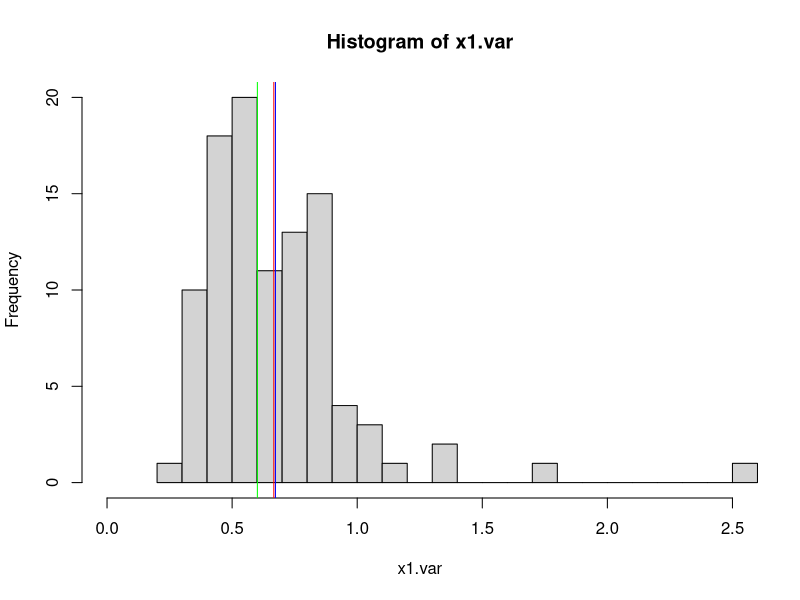

The R source for this figure:


## Effect of hierarchical levels on variance of final level


HGammaVar <- function(K, shape, mean){
  
  AdjustShape <- function(shape, K){
    shape * K + ((K - 1)/(shape+1))
  }
  
  scale <- mean / shape
  
  shape <- AdjustShape(shape, K)
  
  K <- K+1
  
  g <- rep(NA, K)
  g[1] <- mean 
  
  for (i in 2:K){
    g[i] <- rgamma(1, shape = shape, scale = g[i-1] / shape) 
  }
  
  return(g[K])
  
}

ExpVar <- function(shape, mean){
  
  scale <- mean/(shape)
  var1 <- (shape * scale^2)
  var1 
}


shp <- 1.5


x1 <- replicate(100^2, HGammaVar(K = 8, shape = shp, mean = 1))
x1 <- matrix(x1, ncol = 100)
colMeans(x1)
x1.var <- apply(x1, 2, var)
mean(x1.var)
hist(x1.var, 25, xlim = c(0, max(x1.var)))

abline(v = ExpVar(shape = shp, mean = 1), col = "Red")
abline(v = mean(x1.var), col = "Blue")
abline(v = median(x1.var), col = "Green")




### With Gaussian

HGaus <- function(K, sd, mean){
  
  K <- K+1
  
  g <- rep(NA, K)
  g[1] <- mean 
  
  for (i in 2:K){
    g[i] <- rnorm(1, mean = g[i-1], sd = sd) 
  }
  
  return(g[K])
  
}

ExpHGausVar <- function(sd, mean, K = 1){
  
  K * sd^2
  
}


x1 <- replicate(10000, HGaus(K = 14, sd = 5, mean = 1))
mean(x1)
var(x1)

ExpHGausVar(sd = 5, mean = 1)

ExpHGausVar(sd = 5, mean = 1, K = 14)

